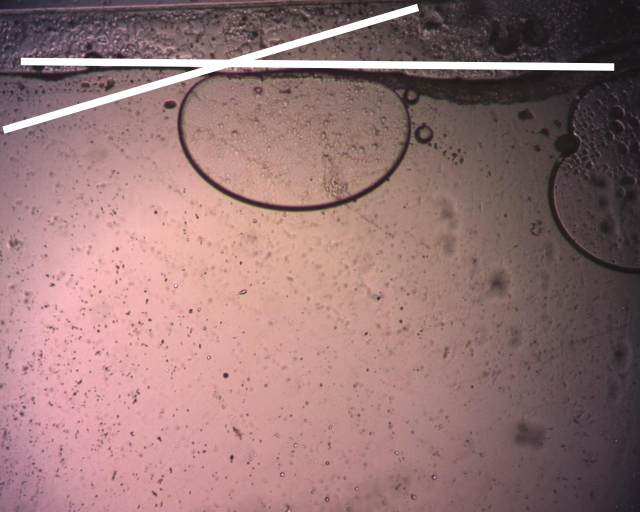
#> input picture 114.jpg, 1280 x 1024 px (shown at 1/2 size)
$ python contactAngle.py
#> lines starting #> are read from the running program, lines starting #| are printed output that depends on the picture; after the words box and inside, x2 and y2 are one past the last pixel; in counts of white or black regions, pixels touching at a corner belong together; long printed decimals are rounded
import cv2
import numpy as np

#print(cv2.__version__)
#im = cv2.imread('7.png')
im = cv2.imread('114.jpg')
#> im is the input picture: shape (1024, 1280, 3); mean B, G, R 117, 117.5, 150.8
im = cv2.resize(im, (0, 0), fx=0.5, fy=0.5)
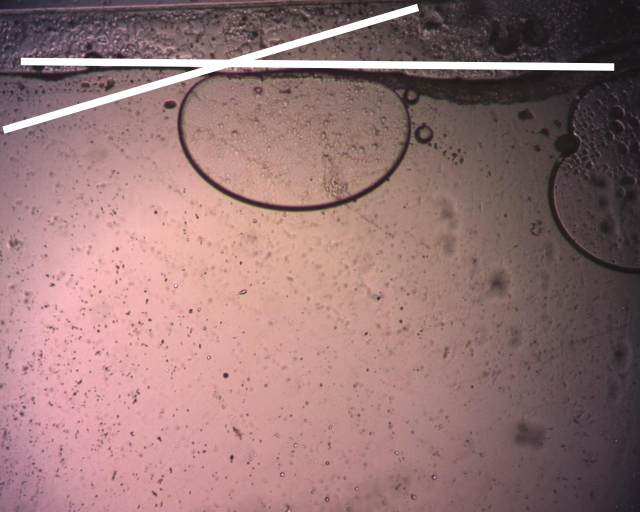
#> im: shape (512, 640, 3); mean B, G, R 117.2, 117.7, 151
imgray = cv2.cvtColor(im, cv2.COLOR_BGR2GRAY)
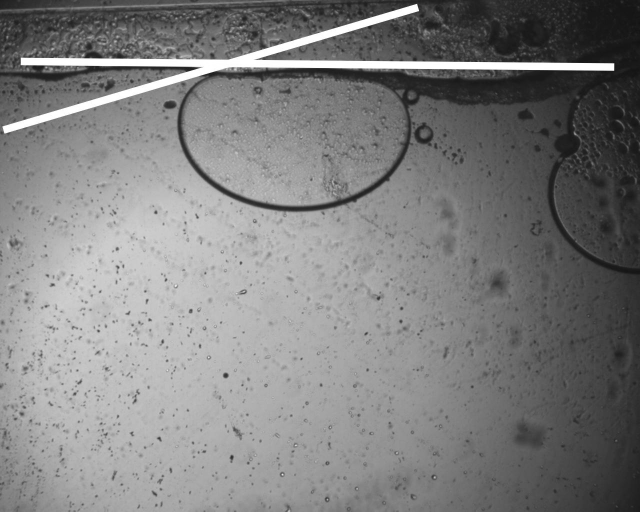
#> imgray: shape (512, 640); min 19, max 255, mean 127.6
im_gauss = cv2.GaussianBlur(imgray, (5, 5), cv2.BORDER_DEFAULT)

ret, thresh = cv2.threshold(im_gauss, 210, 255, cv2.THRESH_BINARY)
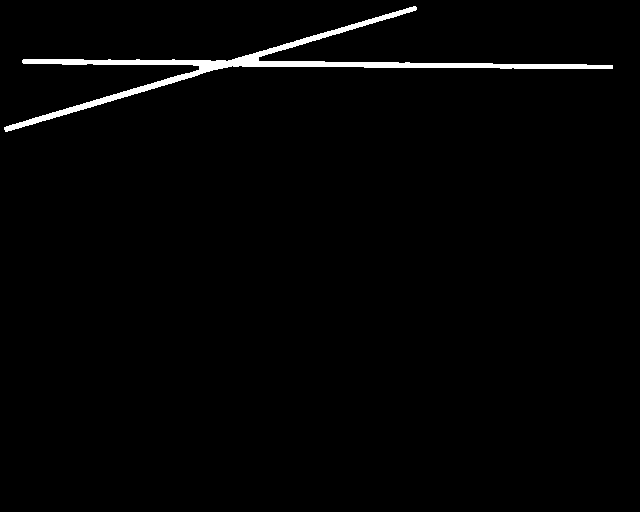
#> thresh: shape (512, 640); 1.7% white; 1 white region, box (x1, y1, x2, y2) and area: (4, 6, 613, 132) 5452
#thresh = cv2.Canny(im_gauss, 10, 50)
thresh = cv2.Canny(thresh, 50, 100)
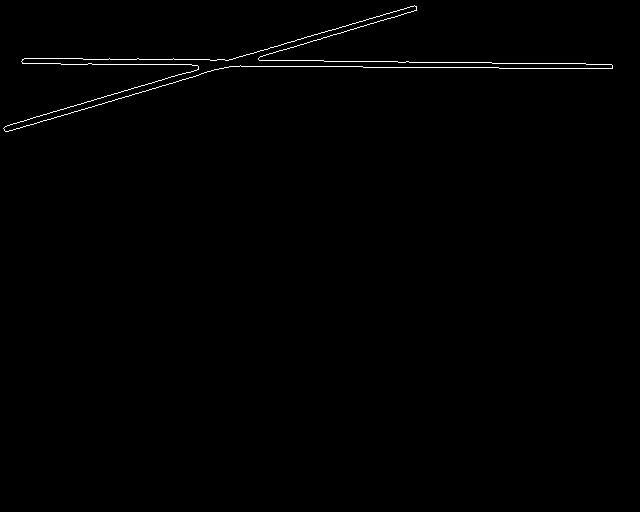
#> thresh: shape (512, 640); 0.58% white in thin lines or dots, all inside (x1, y1, x2, y2) = (3, 5, 613, 132)
cv2.imshow('thresh',thresh)

rho = 1  # distance resolution in pixels of the Hough grid
theta = np.pi / 180 # angular resolution in radians of the Hough grid
threshold = 15  # minimum number of votes (intersections in Hough grid cell)
min_line_length = 200  # minimum number of pixels making up a line
max_line_gap = 100  # maximum gap in pixels between connectable line segments
line_image = np.copy(im) * 0  # creating a blank to draw lines on
#> line_image: shape (512, 640, 3); every value is 0

# Run Hough on edge detected image
# Output "lines" is an array containing endpoints of detected line segments
lines = cv2.HoughLinesP(thresh, rho, theta, threshold, np.array([]),
                    min_line_length, max_line_gap)
#> lines = [[233, 58, 612, 65], [5, 131, 228, 67], [22, 59, 232, 59], [97, 98, 416, 6], [198, 67, 414, 5]]
angles = []
for line in lines:
    for x1,y1,x2,y2 in line:
        length = np.sqrt((x1-x2)**2 + (y1-y2)**2)
        #angle = np.arccos(abs(x2-x1)/length)
        angle = np.arctan((y1-y2)/(x1-x2))
        flag = True
        if len(angles) > 0:
            for th in angles:
                if abs((angle - th)/th) < 0.05:
                    flag = False
        if length > 300 and flag:
            angles.append(angle)
            cv2.line(line_image,(x1,y1),(x2,y2),(255,0,0),5)
#> this loop made 5 passes
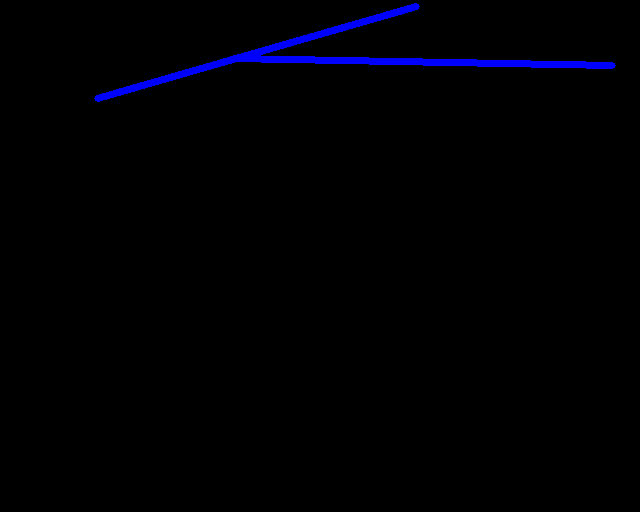
#> line_image: shape (512, 640, 3); mean B, G, R 3.8, 0, 0
#> after the loop, angles = [0.0185, -0.281]
lines_edges = cv2.addWeighted(im, 0.8, line_image, 1, 0)
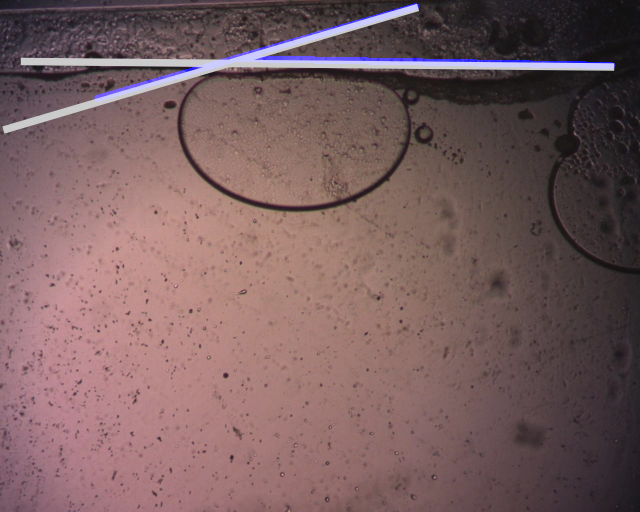
#> lines_edges: shape (512, 640, 3); mean B, G, R 95.2, 94.1, 120.8
cv2.imshow('lines', lines_edges)
print('angles = ', abs(angles[1]-angles[0])*180/np.pi)
#| angles =  17.146

if cv2.waitKey(0):
#> (key Esc is pressed here)
    cv2.destroyAllWindows()
